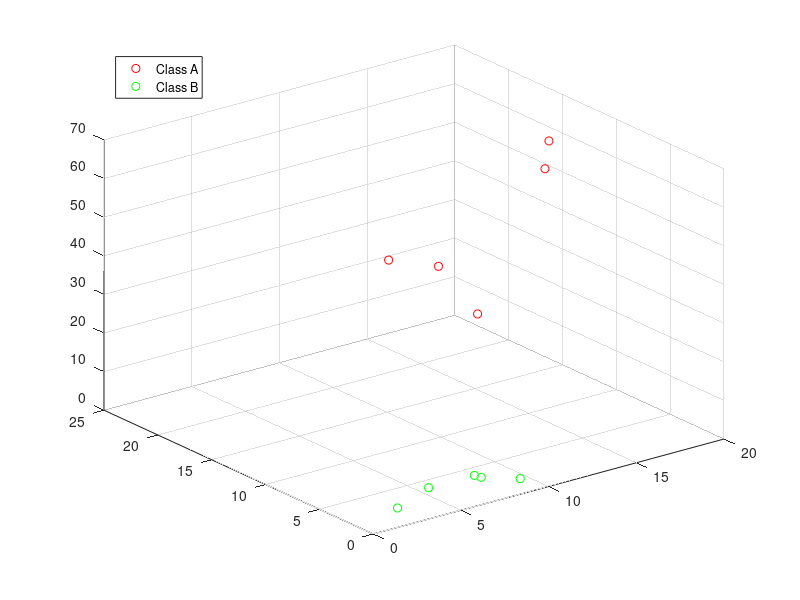

Here is the MATLAB script that generated this plot: (Note: this script raises an error after producing the figure.)
% Data
X = [5 3 2;
     2 1 3;
     7 2 4;
     8 3 1;
     9 1 2;
     15 23 23;
     17 18 13;
     18 13 63;
     16 20 24;
     19, 15 52];

% Labels of the data for each class
y = [1;
     1;
     1;
     1;
     1;
     -1;
     -1;
     -1;
     -1;
     -1];

% Plot 3D
scatter3(X(y == -1,1),X(y == -1,2), X(y == -1,3), 'r');
hold on
scatter3(X(y == 1,1), X(y == 1,2), X(y == 1,3), 'g');
grid on
legend('Class A', 'Class B', 'location', 'northwest')

% Tuning parameters
C = 1;              % For upper boundary limit
lambda = 1;         % Regularization (Makes it faster to solve the quadratic programming)

% Compute weigths, bias and find accuracy
[w, b, accuracy, solution] = mi.lsvm(X, y, C, lambda);

% Definiera området för 3D-plot
x1Range = linspace(min(X(:,1))-1, max(X(:,1))+1, 50);
x2Range = linspace(min(X(:,2))-1, max(X(:,2))+1, 50);
[x1Grid, x2Grid] = meshgrid(x1Range, x2Range);
x3Grid = (-w(1)*x1Grid - w(2)*x2Grid - b) / w(3);

% Plot the hyperplane
surf(x1Grid, x2Grid, x3Grid, 'FaceAlpha', 0.5);
colormap(gray);
legend('Class A', 'Class B', 'Separation', 'location', 'northwest')

% Classify
x_unknown = [15; 5; 7];
class_ID = sign(w*x_unknown + b)
if(class_ID > 0)
  disp('x_unknown class B')
else
  disp('x_unknown is class A')
end
